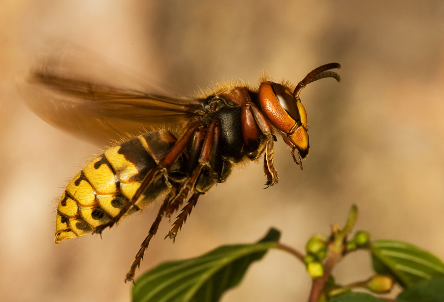
#> input picture cv09/Cv09_obr.bmp, 444 x 302 px, found by its file name
$ python cv09.py
#> lines starting #> are read from the running program, lines starting #| are printed output that depends on the picture
#> further down, image is the input picture: shape (302, 444, 3); mean B, G, R 70.5, 125, 164.3
import sys
import numpy as np
import cv2
import matplotlib.pyplot as plt

def rgb_to_pca_components(image):
    height, width, channels = image.shape
#> height = 302; width = 444; channels = 3
    x = image.reshape(-1, channels)
    x_mean = np.mean(x, axis=0)
#> x_mean = [164.3, 125, 70.51]

    W = x - x_mean
    C = np.cov(W.T)
#> C = [[2890.3, 2426.4, 1991], [2426.4, 2197.7, 1814.5], [1991, 1814.5, 1877]]
    lmbd, e = np.linalg.eigh(C)
#> lmbd = [79.44, 337.7, 6547.8]; e = [[-0.555, -0.517, -0.651], [0.807, -0.147, -0.571], [-0.2, 0.843, -0.5]]
    Ep = e[:, np.argsort(lmbd)[::-1]]
#> Ep = [[-0.651, -0.517, -0.555], [-0.571, -0.147, 0.807], [-0.5, 0.843, -0.2]]
    E = W @ Ep
    ki = (E @ Ep.T) + x_mean

    return ki.reshape(height, width, channels).transpose(2, 0, 1)

image = cv2.imread('cv09/Cv09_obr.bmp')
if image is None:
    print("Error: Nelze načíst obrázek")
    sys.exit()

image_rgb = cv2.cvtColor(image, cv2.COLOR_BGR2RGB)

components = rgb_to_pca_components(image_rgb)

standard_gray = cv2.cvtColor(image, cv2.COLOR_BGR2GRAY)
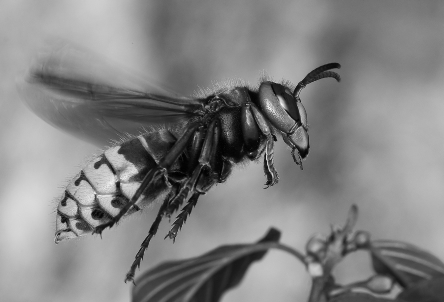
#> standard_gray: shape (302, 444); min 1, max 243, mean 130.5

plt.figure()

plt.subplot(221)
plt.imshow(standard_gray, cmap='gray')
plt.title('gray')
plt.axis('off')

plt.subplot(222)
plt.imshow(components[0], cmap='gray')
plt.title("k1")
plt.axis('off')

plt.subplot(223)
plt.imshow(components[1], cmap='gray')
plt.title("k2")
plt.axis('off')

plt.subplot(224)
plt.imshow(components[2], cmap='gray')
plt.title("k3")
plt.axis('off')

plt.tight_layout()
plt.show()
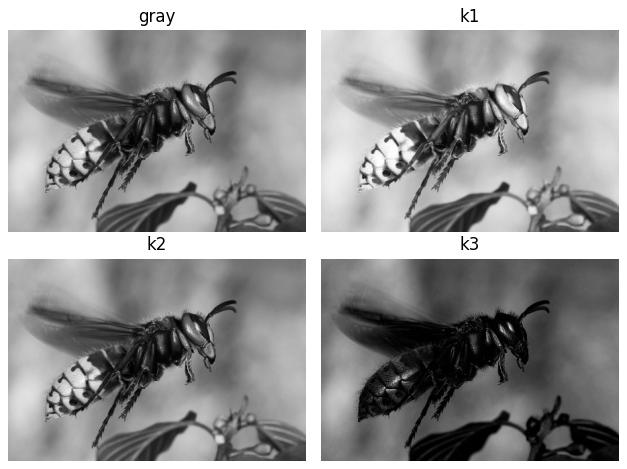
#> figure drawn by matplotlib, 4 panels
